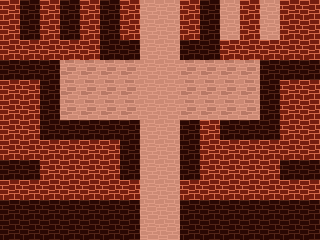

This game map was drawn from its Tiled (.tmx) file and the tilesets committed beside it. A one-line description and the full map source follow:
An orthogonal 16x12 tile map with 20x20 px tiles, 2 tile layers (BACKGROUND, FOREGROUND).

<map version="1.0" tiledversion="1.0.3" orientation="orthogonal" renderorder="right-down" width="16" height="12" tilewidth="20" tileheight="20" nextobjectid="1">
 <tileset firstgid="1" source="tile-castle.tsx" />
 <layer name="BACKGROUND" width="16" height="12">
  <data encoding="csv">
17,17,17,17,17,17,17,17,17,17,17,17,17,17,17,17,
17,17,17,17,17,17,17,17,17,17,17,17,17,17,17,17,
17,17,17,17,17,17,17,17,17,17,17,17,17,17,17,17,
17,17,17,17,17,17,17,17,17,17,17,17,17,17,17,17,
17,17,17,17,17,17,17,17,17,17,17,17,17,17,17,17,
17,17,17,17,17,17,17,17,17,17,17,17,17,17,17,17,
17,17,17,17,17,17,17,17,17,17,17,17,17,17,17,17,
17,17,17,17,17,17,17,17,17,17,17,17,17,17,17,17,
17,17,17,17,17,17,17,17,17,17,17,17,17,17,17,17,
17,17,17,17,17,17,17,17,17,17,17,17,17,17,17,17,
17,17,17,17,17,17,17,17,17,17,17,17,17,17,17,17,
17,17,17,17,17,17,17,17,17,17,17,17,17,17,17,17
</data>
 </layer>
 <layer name="FOREGROUND" width="16" height="12">
  <data encoding="csv">
1,19,1,19,1,19,1,0,0,1,19,0,1,0,1,1,
1,19,1,19,1,19,1,0,0,1,19,0,1,0,1,1,
1,1,1,1,1,19,19,0,0,19,19,1,1,1,1,1,
19,19,19,18,18,18,18,0,0,18,18,18,18,19,19,19,
1,1,19,18,18,18,18,0,0,18,18,18,18,19,1,1,
1,1,19,18,18,18,18,0,0,18,18,18,18,19,1,1,
1,1,19,19,19,19,19,0,0,19,1,19,19,19,1,1,
1,1,1,1,1,1,19,0,0,19,1,1,1,1,1,1,
19,19,1,1,1,1,19,0,0,19,1,1,1,1,19,19,
1,1,1,1,1,1,1,0,0,1,1,1,1,1,1,1,
19,19,19,19,19,19,19,0,0,19,19,19,19,19,19,19,
19,19,19,19,19,19,19,0,0,19,19,19,19,19,19,19
</data>
 </layer>
</map>
